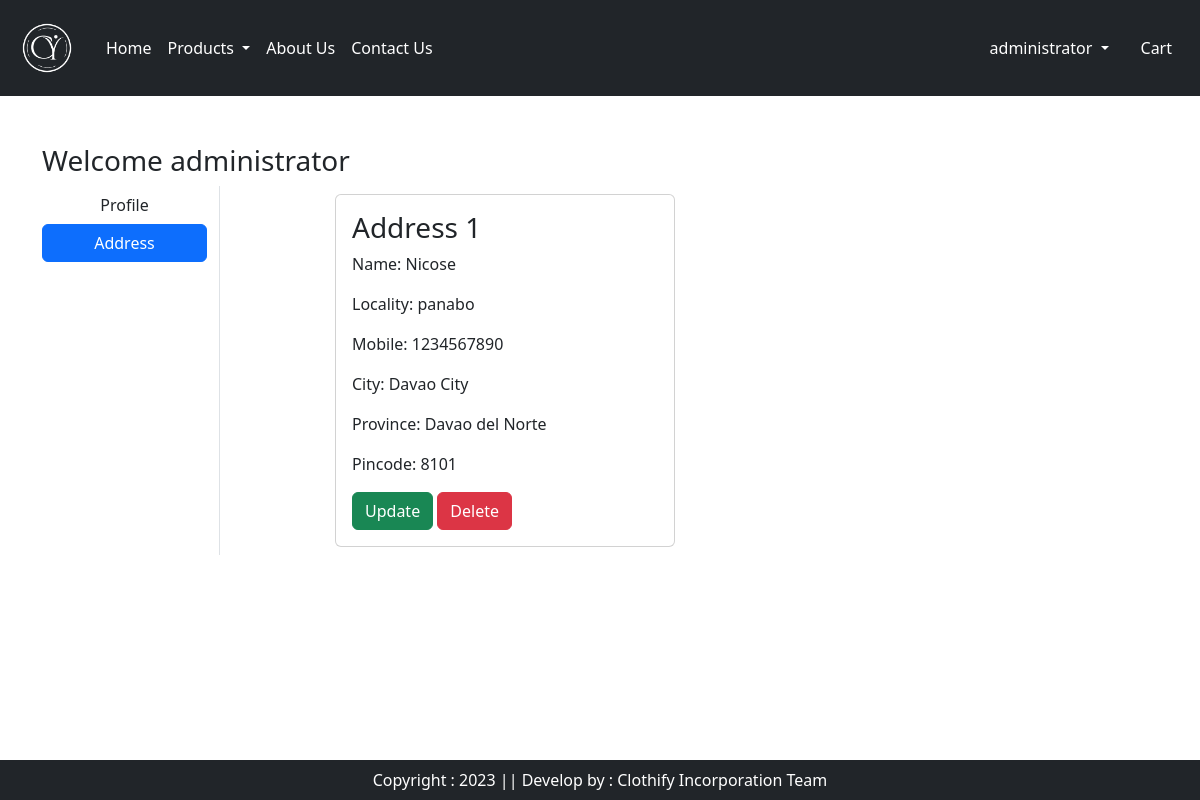
The app's page /address/ (signed in) with its own data.
### app/models.py (models this page shows, shortened)
class Customer(models.Model):
    user = models.ForeignKey(User, on_delete=models.CASCADE)
    name = models.CharField(max_length=200)
    locality = models.CharField(max_length=200)
    city = models.CharField(max_length=50)
    mobile = models.IntegerField(default=0)
    zipcode = models.IntegerField()
    province = models.CharField(choices=PROVINCE_CHOICES, max_length=100)

### app/views.py (the view)
# urls.py: path('address/', views.address,name='address'),
def address(request):
        add = Customer.objects.filter(user=request.user)
        return render(request, 'app/address.html',locals())

### app/templates/app/address.html (shortened to what this page needs)
{% extends 'app/base.html' %}
{% load static %}
{% block main-content %}
<div class="container my-5">
    <div class="row">
        <h3>Welcome <span class="text-capitalization">{{request.user}}</span></h3>
    <div class="col-sm-2 border-end">
        <ul class="list-unstyled">
            <li class="d-grid"><a href="{% url 'profile' %}" class="btn ">Profile</a></li>
            <li class="d-grid"><a href="{% url 'address' %}" class="btn btn-primary">Address</a></li>
            </ul>
    </div>
    <div class="col-sm-8 offset-sm-1">
        <div class="row">
            {% for ad in add %}
            <div class="col-sm-6">
                <div class="card m-2">
                    <div class="card-body">
                        <h3>Address {{forloop.counter}}</h3>
                        <p>Name: {{ad.name}}</p>
                        <p>Locality: {{ad.locality}}</p>
                        <p>Mobile: {{ad.mobile}}</p>
                        <p>City: {{ad.city}}</p>
                        <p>Province: {{ad.province}}</p>
                        <p>Pincode: {{ad.zipcode}}</p>
                        <a href="{% url 'updateAddress' pk=ad.id %}" type="button" class="btn btn-success">Update</a>
                        <a href="{% url 'deleteAddress' pk=ad.id %}" type="button" class="btn btn-danger">Delete</a>
                    </div>
                </div>
            </div>
            {% endfor %}
        </div>
    </div>
</div>
{% endblock main-content %}

### app/templates/app/base.html (shortened to what this page needs)
<!DOCTYPE html>
{% load static %}
<html lang="en">
<head>
    <link href="https://cdn.jsdelivr.net/npm/bootstrap@5.3.2/dist/css/bootstrap.min.css" rel="stylesheet">
    <link rel="stylesheet" href="{% static 'app/css/owl.carousel.min.css' %}" />
    <link rel="stylesheet" href="{% static 'app/css/all.min.css' %}" />
    <link rel="stylesheet" href="{% static 'app/css/style.css' %}" />
</head>
<body>
  <nav class="navbar navbar-expand-lg navbar-dark bg-dark">
    <div class="container-fluid">
      <a class="navbar-brand" href="{% url 'home' %}">
        <img  src="{% static 'app/images/product/logocy.png' %}" width="70" height="70"/>
    </a>
      <div class="collapse navbar-collapse" id="navbarSupportedContent">
        <ul class="navbar-nav me-auto mb-2 mb-lg-0">
          {% if request.user.is_authenticated %}
          <li class="nav-item">
            <a class="nav-link active" aria-current="page" href="{% url 'home' %}">Home</a>
          </li></li>
          <li class="nav-item dropdown">
            <a class="nav-link dropdown-toggle" href="#" role="button" data-bs-toggle="dropdown" aria-expanded="false" style="color: white;">
              Products
          </a>
          </li>
          <li class="nav-item">
            <a class="nav-link text-white" href="{% url 'about' %}">About Us</a>
            </li>
            <li class="nav-item">
                <a class="nav-link text-white" href="{% url 'contact' %}">Contact Us</a>
            </li>
        </ul>
      </div>
      <ul class="navbar-nav me-auto mb-2 mb-lg-0">
        <li class="nav-item dropdown mx-2">
            <a class="nav-link dropdown-toggle text-white" href="#"
            id="profileDropdown" role="button" data-bs-toggle="dropdown" aria-expanded="false"><span class="text-capitalization">{{request.user}}</span>
        </a>
    </li>
    <li class="nav-item mx-2">
        <a href="{% url 'showcart' %}" class="nav-link text-white">Cart</a>
    </li>
    {% endif %}
      </ul>
    </div>
  </nav>
      {% block main-content %}{% endblock main-content %}
      <footer class="container-fluid fixed-bottom bg-dark text-white text-center p-2 mt-5">
        Copyright : 2023 || Develop by : Clothify Incorporation Team
    </footer>
</body>
</html>

### records on screen
Customer: name "Nicose", locality "panabo", mobile "1234567890", city "Davao City", province "Davao del Norte", zipcode "8101"

### other values on screen
{{ request.user }} "administrator"
